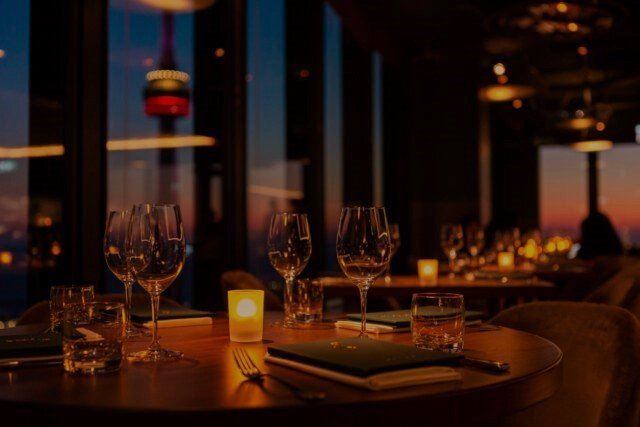
#> input picture image1.jpg, 640 x 427 px
$ python Low_Pass.py   (older library calls are emulated)
#> lines starting #> are read from the running program, lines starting #| are printed output that depends on the picture
import cv2
import numpy as np

# Đọc hình ảnh đầu vào
input_image = cv2.imread('image1.jpg')
#> input_image is the input picture: shape (427, 640, 3); mean B, G, R 14.6, 22.7, 43.6

# Chuyển đổi hình ảnh sang định dạng grayscale (ảnh xám)
gray_image = cv2.cvtColor(input_image, cv2.COLOR_BGR2GRAY)
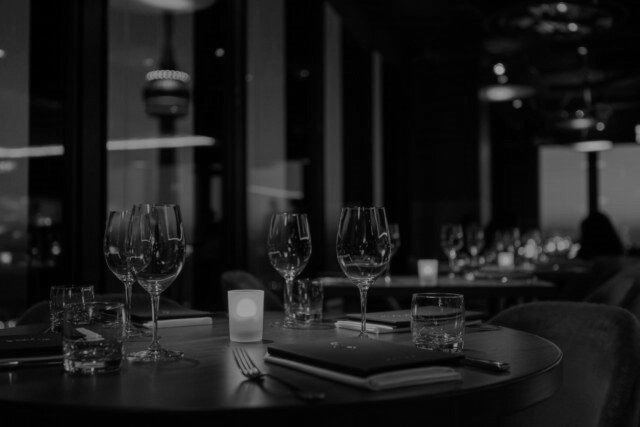
#> gray_image: shape (427, 640); min 0, max 167, mean 28

# Áp dụng bộ lọc Gaussian để thực hiện lọc thấp
# Thay đổi kernel_size để điều chỉnh độ mờ (độ thấp của bộ lọc)
kernel_size = (5, 5)  # Cỡ của kernel (cửa sổ lọc)
blurred_image = cv2.GaussianBlur(gray_image, kernel_size, 0)

# Áp dụng bộ lọc Laplacian để thực hiện lọc cao
laplacian_image = cv2.Laplacian(gray_image, cv2.CV_64F)
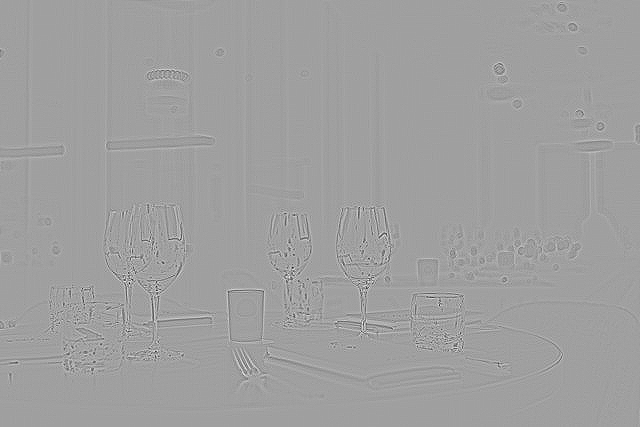
#> laplacian_image: shape (427, 640) float64; min -233, max 139, mean 0; drawn with min black and max white

# Chuyển đổi hình ảnh kết quả thành dạng uint8
laplacian_image = np.uint8(np.absolute(laplacian_image))
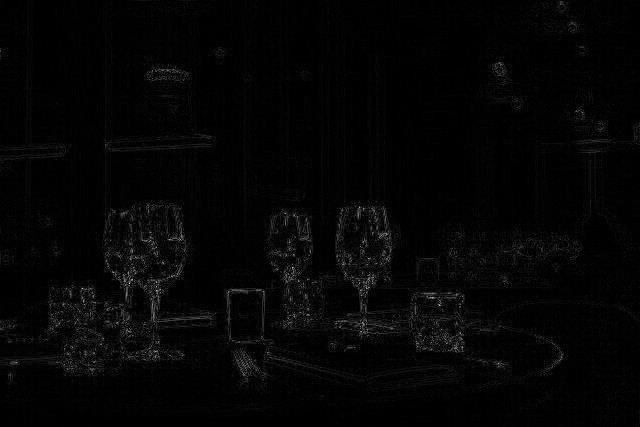
#> laplacian_image: shape (427, 640); min 0, max 233, mean 4.9
# Lưu hình ảnh đã lọc thấp
cv2.imwrite('lowpass_filtered_image.jpg', blurred_image)
# Lưu hình ảnh đã lọc cao
cv2.imwrite('highpass_filtered_image.jpg', laplacian_image)
# Hiển thị hình ảnh gốc và hình ảnh đã lọc
cv2.imshow('Original Image', gray_image)
cv2.imshow('Lowpass Filtered Image', blurred_image)
cv2.imshow('Highpass Filtered Image', laplacian_image)

# Đợi đến khi người dùng nhấn phím bất kỳ và sau đó đóng cửa sổ
cv2.waitKey(0)
cv2.destroyAllWindows()
